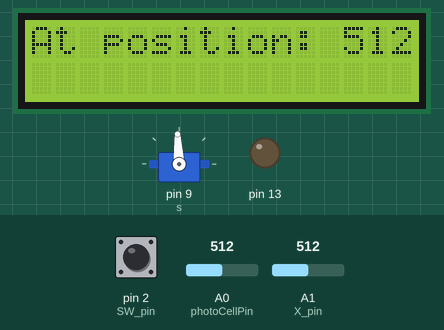
A sketch run on a simulated Arduino Uno, built with avr-gcc and run on an emulated ATmega328P. Shown: servo, 16×2 character LCD, output pins drawn as LEDs (lit = HIGH). The inputs (shaded band) are chosen by the test bench; at power-on: A0 (photoCellPin) = 512, A1 (X_pin) = 512, pin 2 (SW_pin) HIGH.

Above: at 6.2 s.
6.3 s: A0 (photoCellPin) set to 810
At 6.48 s:
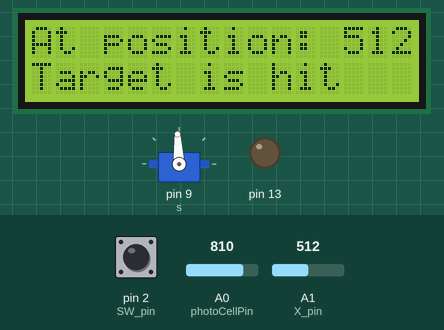
8.2 s: A1 (X_pin) set to 716
At 8.58 s:
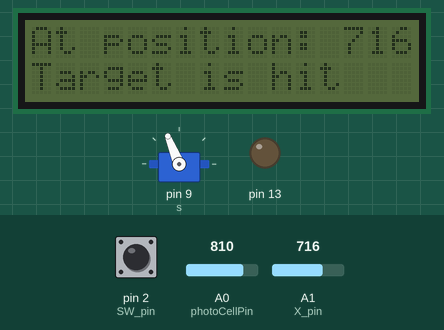
10.2 s: A1 (X_pin) set to 810
At 10.62 s:
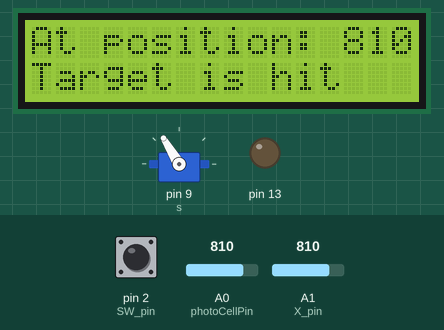
12.1 s: A1 (X_pin) set to 1023
At 12.55 s:
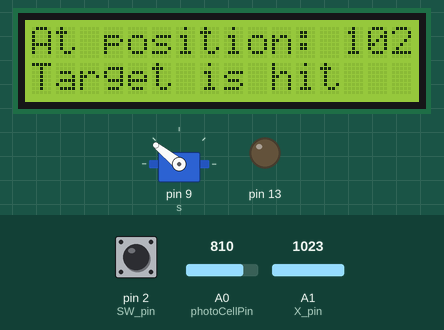
14.1 s: pin 2 (SW_pin) pulled LOW for 1 s
At 14.76 s:
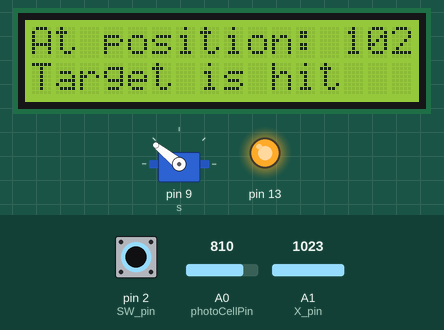
15.7 s: A1 (X_pin) set to 900
At 16.14 s:
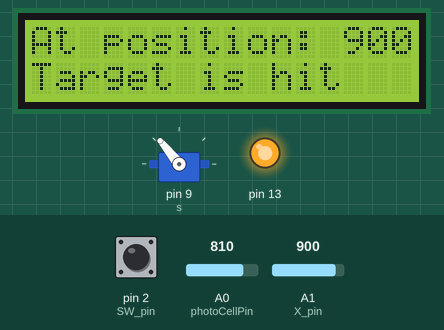
Timing chart, 0 to 18.7 s (numbered marks = the images above; inputs shaded):
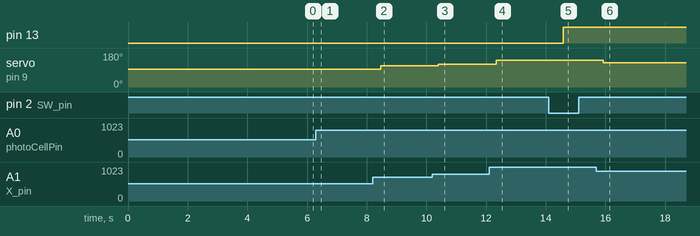

Measured:
- after the input at 6.3 s, the display: first changes at once (image 1 shows a later state)
- after the input at 8.2 s, servo on pin 9 (s): 93° → 112° after 0.28 s
- after the input at 10.2 s, servo on pin 9 (s): 112° → 121° after 0.21 s
- after the input at 12.1 s, servo on pin 9 (s): 121° → 141° after 0.24 s
- after the input at 14.1 s, pin 13: LOW → HIGH after 0.49 s
- after the input at 15.7 s, servo on pin 9 (s): 141° → 129° after 0.23 s

The sketch:

project1_phase1.ino
```cpp
#include <Servo.h>
#include <Wire.h>
#include <LCD.h>
#include <LiquidCrystal_I2C.h>

//I2C set up
#define I2C_ADDR    0x3F
#define BACKLIGHT_PIN     3
#define En_pin  2
#define Rw_pin  1
#define Rs_pin  0
#define D4_pin  4
#define D5_pin  5
#define D6_pin  6
#define D7_pin  7

LiquidCrystal_I2C  lcd(I2C_ADDR,En_pin,Rw_pin,Rs_pin,D4_pin,D5_pin,D6_pin,D7_pin);

#define CENTER 1500
#define THE_ANSWER_TO_THE_ULTIMATE_QUESTION_OF_LIFE_THE_UNIVERSE_AND_EVERYTHING 42

//Servo setup
Servo s;
int servoVal;
int theta;

// Arduino pins
// Digital pin connected to switch output
const int SW_pin = 2;
// Analog pin connected to X output
const int X_pin = 1;
//Analog pin connected to Y output
const int Y_pin = 2;
//Analog pin connected to the light sensor
const int photoCellPin = 0;

//Variable to store input from light sensor
int photoCellReading;

//Variable for Debouncing
//Start with the button reading as HIGH
int lastButtonState = HIGH;
int currentButtonState;
//Initally the laser should be OFF
int laserState = LOW;
//The last time the button was pressed
long lastDebounceTime = 0;
//The debounce time
long debounceDelay = 50;

void setup() {

  //Servo Setup
  s.attach(9);
  s.writeMicroseconds(CENTER);
  delay(15);

  //LCD set up
  lcd.begin (16,2);

  // Switch on the backlight
  lcd.setBacklightPin(BACKLIGHT_PIN,POSITIVE);
  lcd.setBacklight(HIGH);
  lcd.home ();
  lcd.print("Ready for battle");
  delay(5000);

  //Joystick button
  pinMode(SW_pin, INPUT);
  digitalWrite(SW_pin, HIGH);
  //The laser
  pinMode (13, OUTPUT);

  Serial.begin(9600);


}

void loop() {

  //Start with the laser off
  digitalWrite(13, laserState);

  //Read input from button
  int reading = digitalRead(SW_pin);

   //Reset the debouncing timer if the button state has changed
  if (reading != lastButtonState) {
    lastDebounceTime = micros();
  }

 /* Whatever the reading is at, it's been there for longer
  than the debounce delay, so take it as the actual current state:
 */
  if ((micros() - lastDebounceTime) > debounceDelay) {

    // If the button state has changed, change variable
    if (reading != currentButtonState) {
      currentButtonState = reading;

      // Only toggle the laser if the new button state is LOW
      if (currentButtonState == LOW) {
        laserState = !laserState;
      }
    }
  }

  //Toggle laser
  digitalWrite(13, laserState);

  //reading is saved so that it will be the lastButtonState on the next iteration
  lastButtonState = reading;

  //Take in reading from the light sensor
  photoCellReading = analogRead(photoCellPin);

  /*This value was chosen after reading the examples by AdaFruit,
   * anything less than this is too dark to be the laser
   */
  if (photoCellReading > 800) {
    targetHit();
  }


   servoVal = analogRead(X_pin);
   //Print position on X-axis
   lcd.setCursor(0,0);
   lcd.print("At position: ");
   lcd.print(servoVal);

  //Maps the joystick inputs to the range that's safe for the servo motors
   theta = map(servoVal, 0, 1023, 1000, 2000);
   s.writeMicroseconds(theta);
   delay(THE_ANSWER_TO_THE_ULTIMATE_QUESTION_OF_LIFE_THE_UNIVERSE_AND_EVERYTHING);


}

//the seonsor has detected the laser's light
void targetHit(){
  lcd.setCursor(0,1);
  lcd.print("Target is hit");
  lcd.setBacklight(LOW);      // Backlight off
  delay(100);
  lcd.setBacklight(HIGH);     // Backlight on
  delay(100);
  lcd.clear();
}
```
